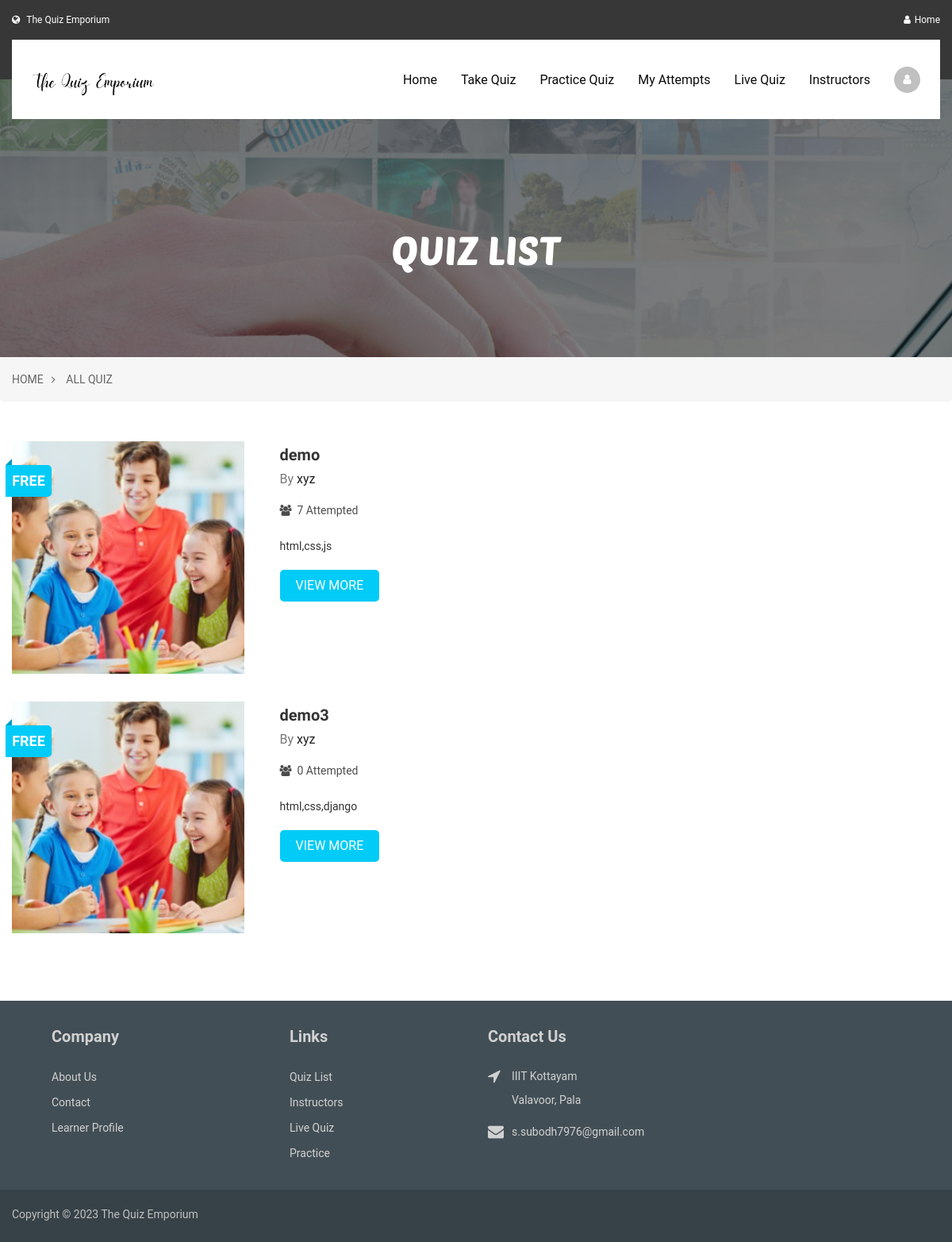
/learner/all-quiz (signed in), run on the app's committed database.
### instructor/models.py (models this page shows, shortened)
class QuizPost(models.Model):
    id = models.UUIDField(primary_key=True, default=uuid.uuid4)
    user = models.CharField(max_length=100)
    number = models.IntegerField()
    time_allot = models.IntegerField()
    tags = models.CharField(max_length=150)
    created_at = models.DateTimeField(default=datetime.now)
    title = models.TextField(max_length=100)
    total_marks = models.IntegerField(default=100)
    attempt_count = models.IntegerField(default=0)
    difficulty = models.TextField(default='easy')
    live = models.BooleanField(default=False)
    description = models.TextField(default=None)

### student/views.py (the view)
# urls.py: path('all-quiz', views.all_quiz, name='all-quiz'),
@user_passes_test(learner_check, login_url='/learner/signin')
def all_quiz(response):
    quiz_ls = QuizPost.objects.filter(live=False)
    return render(response, 'learner/quiz-all.html', {'quiz_ls': quiz_ls})

### student/views.py (called while the page is built)
def learner_check(user):
    if user.id:
        if LearnerProfile.objects.filter(user=user).exists():
            return True
        else:
            return False
    return False

### student/templates/learner/quiz-all.html (shortened to what this page needs)
{% extends 'learner/base.html' %}
{% load static %}
{% block content %}
<section class="banner inner-page">
        	<div class="banner-img"><img src="{% static 'images/banner/courses-banner.jpg' %}" alt=""></div>
            <div class="page-title">
	            <div class="container">
                    <h1>Quiz List</h1>
                </div>
            </div>
        </section>
        <section class="breadcrumb">
        	<div class="container">
            	<ul>
                	<li><a href="/learner">Home</a></li>
                    <li><a href="/learner/all-quiz">All Quiz</a></li>
                </ul>
            </div>
        </section>
        <section class="courses-view list-view">
        	<div class="container">
                {% for i in quiz_ls %}
                <div class="course-post">
                    <div class="img">
                        <img src="{% static 'images/courses/courses-img4.jpg' %}" alt="">
                        <div class="price">FREE</div>
                    </div>
                    <div class="info">
                        <div class="name">{{ i.title }}</div>
                        <div class="expert"><span>By </span> {{ i.user }}</div>
                        <div class="product-footer">
                            <div class="comment-box">
                                <div class="box"><i class="fa fa-users"></i>{{ i.attempt_count }} Attempted</div>
                            </div>
                            <p>{{ i.tags }}</p>
                            <div class="view-btn2">
                                <a href="/learner/take-quiz?quiz_id={{ i.id }}" class="btn">view more</a>
                            </div>
                        </div>
                    </div>
                </div>
            	{% endfor %}
            </div>
        </section>
{% endblock %}

### data on the page
QuizPost: title "demo", user "xyz", attempt_count "7", tags "html,css,js"
QuizPost: title "demo3", user "xyz", attempt_count "0", tags "html,css,django"
